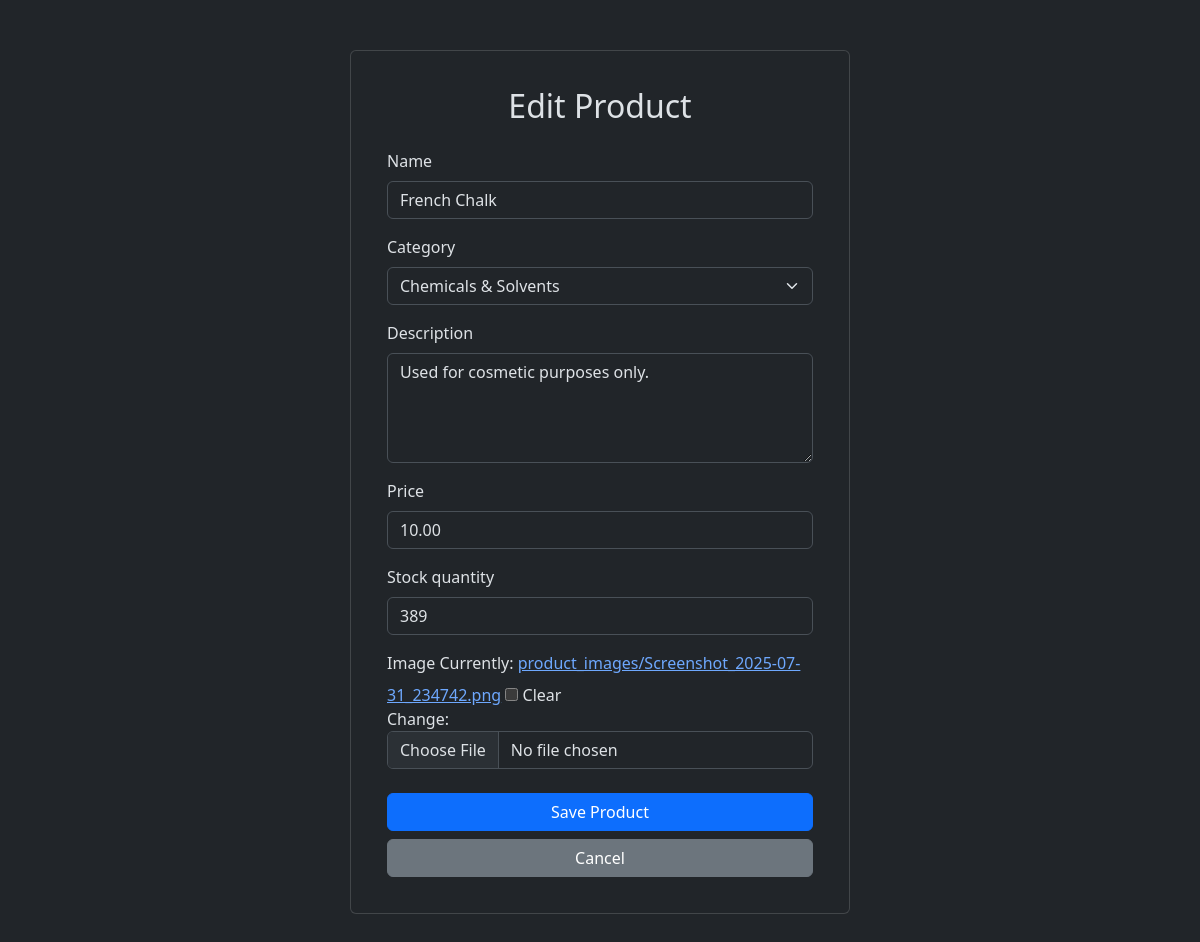
/accounts/dashboard/seller/products/2/edit/ (signed in), run on the app's committed database.
### accounts/models.py (models this page shows, shortened)
class Product(models.Model):
    CATEGORY_CHOICES = [
        ('steel', 'Steel Products'),
        ('cement', 'Cement & Concrete'),
        ('paints', 'Paints & Coatings'),
        ('construction', 'Construction Materials'),
        ('plumbing', 'Plumbing & Fittings'),
        ('soap', 'Soaps & Detergents'),
        ('chemicals', 'Chemicals & Solvents'),
        ('cleaning', 'Cleaning Supplies'),
        ('plastic', 'Plastic Products'),
        ('electricals', 'Electricals'),
        ('equipment', 'Industrial Equipment'),
        ('packaging', 'Packaging Materials'),
        ('tools', 'Tools & Hardware'),
        ('stationery', 'Stationery & Office Supplies'),
        ('garments', 'Textile & Garments'),
        ('food', 'Food Raw Materials'),
    ]
    seller = models.ForeignKey(
        settings.AUTH_USER_MODEL,
        on_delete=models.CASCADE,
        related_name='products'
    )
    name = models.CharField(max_length=200)
    category = models.CharField(max_length=100, choices=CATEGORY_CHOICES, default='tools')
    description = models.TextField()
    price = models.DecimalField(max_digits=10, decimal_places=2)
    stock_quantity = models.PositiveIntegerField(default=0)
    image = models.ImageField(upload_to='product_images/', blank=True, null=True)
    created_at = models.DateTimeField(auto_now_add=True)
    updated_at = models.DateTimeField(auto_now=True)

### accounts/views.py (the view)
# urls.py: path('dashboard/seller/products/<int:pk>/edit/', ProductUpdateView.as_view(), name='product_edit'),
class ProductUpdateView(SellerRequiredMixin, UpdateView):
    model = Product
    form_class = ProductForm
    template_name = 'accounts/product_form.html'
    success_url = reverse_lazy('product_list')
    def get_queryset(self):
        return Product.objects.filter(seller=self.request.user)

### accounts/forms.py
class ProductForm(forms.ModelForm):
    class Meta:
        model = Product
        fields = ['name', 'category','description', 'price', 'stock_quantity', 'image']
        widgets = {
            'name': forms.TextInput(attrs={'class': 'form-control'}),
            'category': forms.Select(attrs={'class': 'form-select'}),
            'description': forms.Textarea(attrs={'class': 'form-control', 'rows': 4}),
            'price': forms.NumberInput(attrs={'class': 'form-control'}),
            'stock_quantity': forms.NumberInput(attrs={'class': 'form-control'}),
            'image': forms.ClearableFileInput(attrs={'class': 'form-control'}),
        }

### accounts/views.py (called while the page is built)
    def test_func(self):
        return self.request.user.role == 'seller'

### accounts/templates/accounts/product_form.html (shortened to what this page needs)
{% extends 'base.html' %}
{% block content %}
<div class="form-container card">
    <div class="card-body">
        <h2 class="card-title text-center mb-4">
            {% if form.instance.pk %}
                Edit Product
            {% else %}
                Add New Product
            {% endif %}
        </h2>
        <form method="post" enctype="multipart/form-data">
            {% for field in form %}
                <div class="mb-3">
                    <label for="{{ field.id_for_label }}" class="form-label">{{ field.label }}</label>
                    {{ field }}
                </div>
            {% endfor %}
            <div class="d-grid gap-2 mt-4">
                <button type="submit" class="btn btn-primary">Save Product</button>
                <a href="{% url 'product_list' %}" class="btn btn-secondary">Cancel</a>
            </div>
        </form>
    </div>
</div>
{% endblock %}

### accounts/templates/base.html (style rules this page uses)
body { background-color: #212529; }
.form-container { max-width: 500px; margin: 50px auto; padding: 20px; }

### data on the page
Product: form "French Chalk" "Chemicals & Solvents" "Used for cosmetic purposes only." "10.00" "389"

### other printed values
{{ field.label }} "Name" "Category" "Description" "Price" "Stock quantity" "Image"
